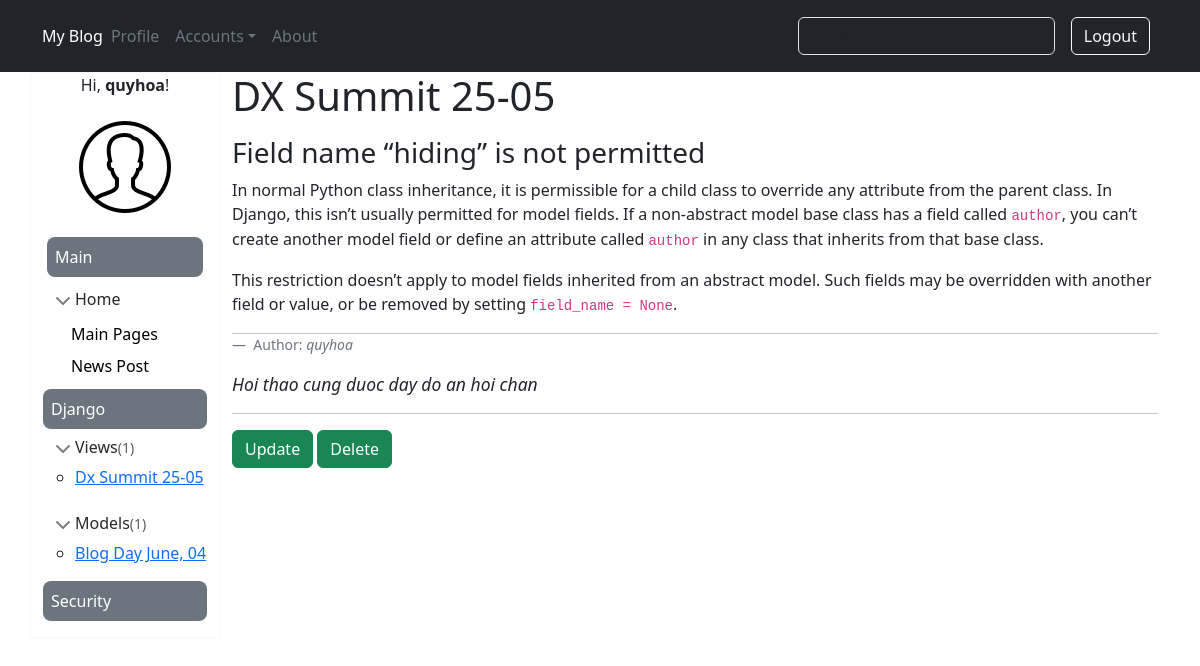
The app's page /post/1 (signed in), older data.
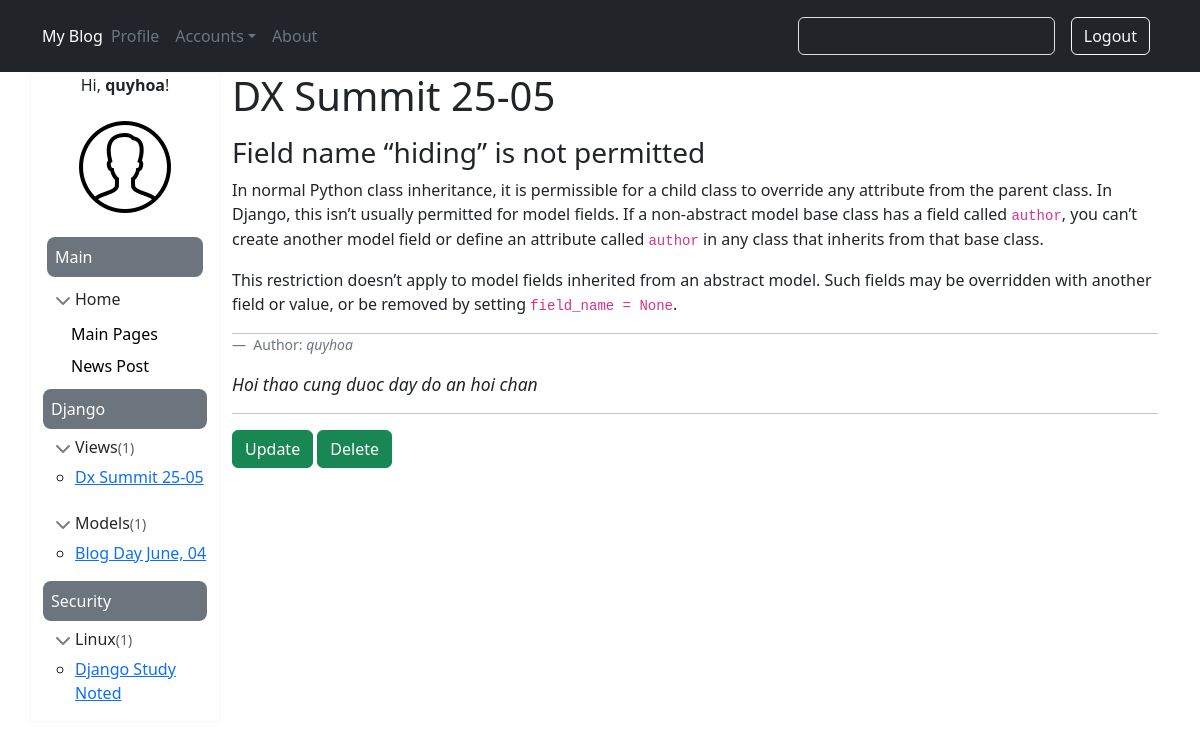
The same page, newer data.
### blog/models.py (models this page shows, shortened)
class Category(models.Model):
    name = models.CharField(max_length=100)

class SubCategory(models.Model):
    parent = models.ForeignKey(Category, on_delete=models.CASCADE, null=True)
    category = models.CharField(max_length=100, null=True)

class Post(models.Model):
    title = models.CharField(max_length=255)
    author = models.ForeignKey(settings.AUTH_USER_MODEL, on_delete=models.CASCADE,)
    category = models.ForeignKey(SubCategory, on_delete=models.CASCADE, null=True)
    parent = models.ForeignKey(Category, on_delete=models.CASCADE, null=True)
    body = RichTextUploadingField()

class Comment(models.Model):
    title = models.ForeignKey(Post, on_delete=models.CASCADE)
    author = models.ForeignKey(settings.AUTH_USER_MODEL, on_delete=models.CASCADE)
    comment = RichTextField()

class User(AbstractUser):
    age = models.IntegerField(null=True, blank=True)
    telephone = models.CharField(max_length=15, blank=True, null=True)
    birthday = models.DateField(null=True)
    avatar = models.ImageField(default='default.jpg', upload_to='profile/')

### blog/views.py (the view)
# urls.py: path('post/<int:id>',views.post_detail, name='post_detail'),
def post_detail(request, id):
    post = Post.objects.get(id=id)
    query = Comment.objects.filter(title_id=id)
    context = {
       'post': post,
       'query': query,
       'all_category': all_category,
       'all_subcategory': all_subcategory
    }
    return render(request, 'post_detail.html', context)

### blog/templates/post_detail.html (shortened to what this page needs)
{% extends 'master.html' %}
{% block content %}
    <div class="">
      <h1>{{ post.title }}</h1>
      <p class="">{{ post.body | safe}}</p>
      <hr>
      {% for x in query %}
      <figure>
        <blockquote class="blockquote-footer">
          Author: <cite title="Source Title">{{ x.author }}</cite>
        </blockquote>
        <figcaption class="blockquote">
          <small><em>{{ x.comment| safe }}</em></small>
        </figcaption>
      </figure>
      <hr>
      {% endfor %}
    </div>
    <a class="btn btn-success" role="button" href="{% url 'post_update' post.id %}">Update</a>
    <a class="btn btn-success" role="button" href="{% url 'post_delete' post.id %}">Delete</a>
{% endblock %}

### blog/templates/master.html (shortened to what this page needs)
{% load static %}
<!DOCTYPE html>
<html lang="en">
<head>
    <link rel="stylesheet" href="{% static 'css/sidebars.css' %}">
    {% load bootstrap5 %}
    {% bootstrap_css %}
</head>
<body>
    <header class="p-3 bg-dark">
    <div class="container">
        <div class="d-flex flex-wrap align-items-center justify-content-center justify-content-lg-start">
          <a href="/" class="d-flex align-items-center mb-2 mb-lg-0 text-white text-decoration-none">My Blog</a>
          <ul class="nav col-12 col-lg-auto me-lg-auto mb-2 justify-content-center mb-md-0">
            {% if user.is_authenticated %}
            <li><a href="{% url 'profile' %}" class="nav-link px-2 text-secondary">Profile</a></li>
            <li><a href="#" class="nav-link px-2 text-secondary dropdown-toggle" id="dropdownMenuButton1" data-bs-toggle="dropdown" aria-expanded="false">Accounts</a>
            </li>
            {% endif %}
            <li><a href="#" class="nav-link px-2 text-secondary">About</a></li>
          </ul>
          <form class="col-12 col-lg-auto mb-3 mb-lg-0 me-lg-3" role="search" action="{% url 'search' %}" method="get" >
            <input type="text" name="q" class="form-control form-control-dark text-bg-dark" placeholder="Search..." aria-label="Search">
          </form>
          <div class="text-end">
            {% if user.is_anonymous %}
            <a href="{% url 'login' %}" role="button" class="btn btn-outline-light me-2">Login</a>
            <a href="{% url 'sign_up' %}" role="button" class="btn btn-warning">Sign-up</a>
            {% else %}
            <a href="{% url 'logout' %}" role="button" class="btn btn-outline-light me-2">Logout</a>
            {% endif %}
          </div>
        </div>
      </div>
    </header>
<div class="container">
  <div class="row">
    <div class="col-md-2 border border-light bg-white">
      {% if user.is_authenticated %}
      <div>
        <p align="center">Hi, <strong>{{user.username}}</strong>!</p>
        <p align="center"><img src="{{MEDIA_URL}}{{user.avatar}}" class="img-thumbnail rounded-circle border-0" alt=""></p>
      </div>
      {% endif %}
      <div class="m-1 p-2 bg-secondary rounded-3 text-white">Main</div>
      <ul class="list-unstyled ps-0">
              <li class="mb-1">
                <button class="btn btn-toggle d-inline-flex align-items-center rounded border-0 collapsed" data-bs-toggle="collapse" data-bs-target="#home-collapse" aria-expanded="true">
                  Home
                </button>
                <div class="collapse show" id="home-collapse">
                  <ul class="btn-toggle-nav list-unstyled fw-normal pb-1">
                    <li><a href="{% url 'home' %}" class="link-body-emphasis d-inline-flex text-decoration-none rounded">Main Pages</a></li>
                    <li><a href="{% url 'post_new' %}" class="link-body-emphasis d-inline-flex text-decoration-none rounded">News Post</a></li>
                  </ul>
                </div>
              </li>
  {% for category in all_category %}
    <div class="p-2 bg-secondary rounded-3 text-white">{{category.name}}</div>
      {% for sub in category.subcategory_set.all %}
        {% if sub.post_set.all.count > 0 %}
          <p class="m-0">
            <button class="btn btn-toggle d-inline-flex align-items-center rounded border-0 collapsed" data-bs-toggle="collapse" data-bs-target="#{{ sub.category|slugify }}-collapse" aria-expanded="true">
            {{ sub.category }}<span class="small text-muted">({{sub.post_set.all.count}})</span>
            </button>
          </p>
        {% endif %}
        <div class="collapse show" id="{{ sub.category|slugify }}-collapse">
        <ul>
        {% for post in sub.post_set.all %}
          <p class="m-0"><li><a href="{% url 'post_detail' post.id %}"> {{post.title|title}}</a></li></p>
        {% endfor %}
        </ul>
        </div>
      {% endfor %}
  {% endfor %}
      </ul>
    </div>
    <div class="col-md-10">
        {% block content %}
        {% endblock %}
    </div>
  </div>
</div>
</body>
</html>

Row changes from the older to the newer data that the page shows:
computed for Category "Security": gains SubCategory (category "Linux", post_set.all.count "1")
now on this page (row edited): Post: title "Django Study Noted", shown under "Linux"
